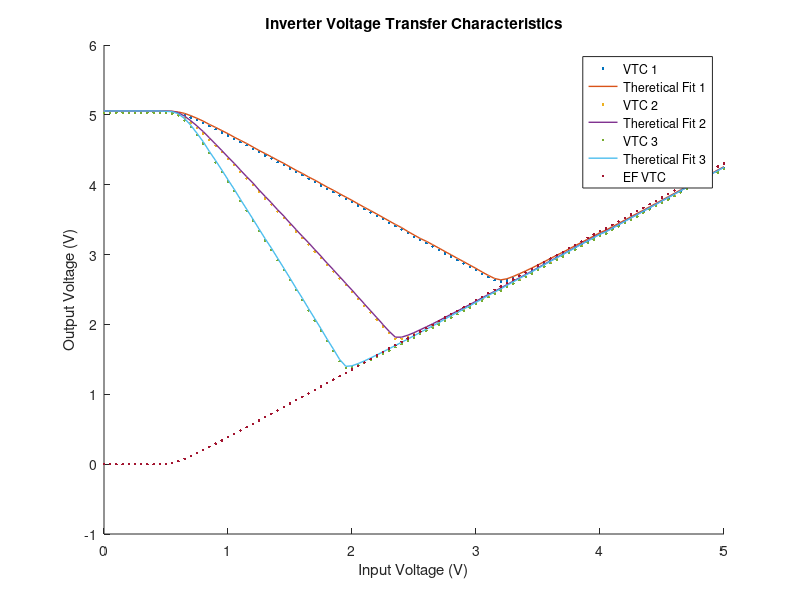

MATLAB code for this plot:
% For each collector resistor, measure the circuit's VTC.
% Make a single plot showing all of the VTCs DONE
% along with appropriate theoretical fits. 
% You should also include the emitter-follower VTC that you measured in Experiment 3 on this plot. 
% For each collector resistor, what is the incremental voltage gain of the amplifier? 
% What determines this voltage gain?
load("data/Lab3exp3.mat")
load("Lab3exp4.mat")

Vin1 = VCh1Exp41; % Vb
Vout1 = Ch2Exp4Voltage1; % Vc
Ib1 = Ch1Exp4Current1; 

Vin2 = VCh1Exp42;
Vout2 = Ch2Exp4Voltage2; 
Ib2 = Ch1Exp4Current2;

Vin3 = VCh1Exp43;
Vout3 = Ch2Exp4Voltage3; 
Ib3 = Ch1Exp4Current3;

Vin = VExp3Ch1; %= Vb
Vout = Ch2Exp3Voltage; %= Ve
Ib = Ch1Exp3Current;

Ut = 0.02569;

rb1 = Ut./Ib1;
rb2 = Ut./Ib2;
rb3 = Ut./Ib3;

R = 500; %4.9k
Rc1 = 500;
Rc2 = 1000;
Rc3 = 1500;

Ic1 = Vout1./Rc1;
Ic2 = Vout2./Rc2;
Ic3 = Vout3./Rc3;

Beta = 170;
Beta1 = Ic1./Ib1;
Beta2 = Ic2./Ib2;
Beta3 = Ic3./Ib3;

GainVe = Vout./Vin;
Gain1 = gradient(Vout1)./gradient(Vin3);
Gain2 = gradient(Vout2)./gradient(Vin2);
Gain3 = gradient(Vout3)./gradient(Vin3);
% For 1R, the gain before 0.5V is 0, between 0.5V and around 3V the gain is
% -1, and from 3V to 5V the gain is 1. 

% For 2R, the gain before 0.5V is 0, between 0.5V and around 2.5V the gain is
% -2, and from 2.5V to 5V the gain is 1. 

% For 3R, the gain before 0.5V is 0, between 0.5V and around 2V the gain is
% -3, and from 2V to 5V the gain is 1. 

% The determining factor that affects this voltage gain is, the change in
% Rc values. As the multiple of Rc increases, the larger the lower end of
% gain is and how long it will be that value. 

Tfit1 = Ib1.*(rb1 + (Beta1).*Rc1);
Tfit2 = Ib2.*(rb2 + (Beta2).*Rc2);
Tfit3 = Ib3.*(rb3 + (Beta3).*Rc3);

hold on

title('Inverter Voltage Transfer Characteristics')
xlabel('Input Voltage (V)') 
ylabel('Output Voltage (V)') 

plot(Vin1,Vout1, '.', 'LineWidth', 1.5);

%plot(Vin1, Gain1, '--');

plot(Vin1, Tfit1, 'LineWidth', 1);

plot(Vin2,Vout2, '.', 'LineWidth', 1.5);

%plot(Vin2, Gain2, '--');

plot(Vin2, Tfit2, 'LineWidth', 1);

plot(Vin3,Vout3, '.', 'LineWidth', 1.5);

%plot(Vin3, Gain3, '--');

plot(Vin3, Tfit3, 'LineWidth', 1);

plot(VExp3Ch1,Ch2Exp3Voltage, '.', 'LineWidth', 1.5);

legend({'VTC 1', 'Theretical Fit 1', 'VTC 2','Theretical Fit 2', 'VTC 3','Theretical Fit 3', 'EF VTC'})

hold off